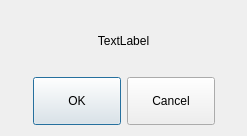
<?xml version="1.0" encoding="UTF-8"?>
<ui version="4.0">
 <class>ICInformationDialog</class>
 <widget class="QDialog" name="ICInformationDialog">
  <property name="geometry">
   <rect>
    <x>0</x>
    <y>0</y>
    <width>247</width>
    <height>136</height>
   </rect>
  </property>
  <property name="windowTitle">
   <string>Dialog</string>
  </property>
  <property name="windowIcon">
   <iconset resource="../resource.qrc">
    <normaloff>:/resource/warning.png</normaloff>:/resource/warning.png</iconset>
  </property>
  <layout class="QGridLayout" name="gridLayout">
   <item row="0" column="0">
    <widget class="QLabel" name="info">
     <property name="font">
      <font>
       <weight>50</weight>
       <bold>false</bold>
      </font>
     </property>
     <property name="text">
      <string>TextLabel</string>
     </property>
     <property name="alignment">
      <set>Qt::AlignCenter</set>
     </property>
    </widget>
   </item>
   <item row="1" column="0">
    <widget class="QDialogButtonBox" name="buttonBox">
     <property name="styleSheet">
      <string notr="true">width:80px;
height:40px ;</string>
     </property>
     <property name="orientation">
      <enum>Qt::Horizontal</enum>
     </property>
     <property name="standardButtons">
      <set>QDialogButtonBox::Cancel|QDialogButtonBox::Ok</set>
     </property>
     <property name="centerButtons">
      <bool>true</bool>
     </property>
    </widget>
   </item>
  </layout>
 </widget>
 <resources/>
 <connections>
  <connection>
   <sender>buttonBox</sender>
   <signal>accepted()</signal>
   <receiver>ICInformationDialog</receiver>
   <slot>accept()</slot>
   <hints>
    <hint type="sourcelabel">
     <x>248</x>
     <y>254</y>
    </hint>
    <hint type="destinationlabel">
     <x>157</x>
     <y>274</y>
    </hint>
   </hints>
  </connection>
  <connection>
   <sender>buttonBox</sender>
   <signal>rejected()</signal>
   <receiver>ICInformationDialog</receiver>
   <slot>reject()</slot>
   <hints>
    <hint type="sourcelabel">
     <x>316</x>
     <y>260</y>
    </hint>
    <hint type="destinationlabel">
     <x>286</x>
     <y>274</y>
    </hint>
   </hints>
  </connection>
 </connections>
</ui>
